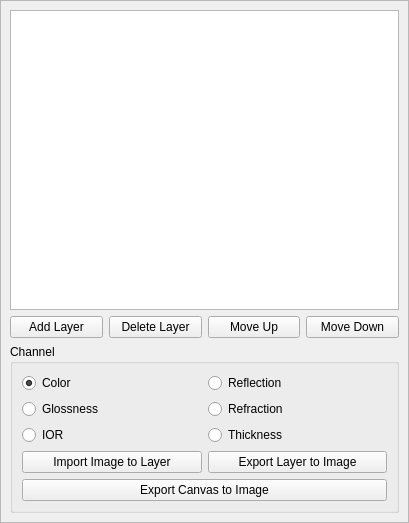
<?xml version="1.0" encoding="UTF-8"?>
<ui version="4.0">
 <class>MaterialLayer</class>
 <widget class="QScrollArea" name="MaterialLayer">
  <property name="geometry">
   <rect>
    <x>0</x>
    <y>0</y>
    <width>409</width>
    <height>523</height>
   </rect>
  </property>
  <property name="windowTitle">
   <string>Layer</string>
  </property>
  <property name="widgetResizable">
   <bool>true</bool>
  </property>
  <widget class="QWidget" name="scrollAreaWidgetContents">
   <property name="geometry">
    <rect>
     <x>0</x>
     <y>0</y>
     <width>407</width>
     <height>521</height>
    </rect>
   </property>
   <layout class="QVBoxLayout" name="verticalLayout">
    <item>
     <widget class="QListWidget" name="layerList">
      <property name="font">
       <font>
        <pointsize>8</pointsize>
       </font>
      </property>
      <property name="alternatingRowColors">
       <bool>false</bool>
      </property>
      <property name="selectionBehavior">
       <enum>QAbstractItemView::SelectRows</enum>
      </property>
      <property name="viewMode">
       <enum>QListView::ListMode</enum>
      </property>
      <property name="selectionRectVisible">
       <bool>true</bool>
      </property>
     </widget>
    </item>
    <item>
     <layout class="QHBoxLayout" name="horizontalLayout">
      <item>
       <widget class="QPushButton" name="addLayerButton">
        <property name="text">
         <string>Add Layer</string>
        </property>
       </widget>
      </item>
      <item>
       <widget class="QPushButton" name="deleteLayerButton">
        <property name="text">
         <string>Delete Layer</string>
        </property>
       </widget>
      </item>
      <item>
       <widget class="QPushButton" name="moveUpButton">
        <property name="text">
         <string>Move Up</string>
        </property>
       </widget>
      </item>
      <item>
       <widget class="QPushButton" name="moveDownButton">
        <property name="text">
         <string>Move Down</string>
        </property>
       </widget>
      </item>
     </layout>
    </item>
    <item>
     <widget class="QGroupBox" name="channelGroupBox">
      <property name="title">
       <string>Channel</string>
      </property>
      <layout class="QGridLayout" name="gridLayout">
       <item row="0" column="0">
        <widget class="QRadioButton" name="colorBox">
         <property name="text">
          <string>Color</string>
         </property>
         <property name="checked">
          <bool>true</bool>
         </property>
        </widget>
       </item>
       <item row="0" column="1">
        <widget class="QRadioButton" name="reflectionBox">
         <property name="text">
          <string>Reflection</string>
         </property>
        </widget>
       </item>
       <item row="1" column="0">
        <widget class="QRadioButton" name="glossnessBox">
         <property name="text">
          <string>Glossness</string>
         </property>
        </widget>
       </item>
       <item row="1" column="1">
        <widget class="QRadioButton" name="refractionBox">
         <property name="text">
          <string>Refraction</string>
         </property>
        </widget>
       </item>
       <item row="2" column="0">
        <widget class="QRadioButton" name="iorBox">
         <property name="text">
          <string>IOR</string>
         </property>
        </widget>
       </item>
       <item row="2" column="1">
        <widget class="QRadioButton" name="thicknessBox">
         <property name="text">
          <string>Thickness</string>
         </property>
        </widget>
       </item>
       <item row="3" column="0" colspan="2">
        <layout class="QHBoxLayout" name="horizontalLayout_2">
         <item>
          <widget class="QPushButton" name="importChannelButton">
           <property name="text">
            <string>Import Image to Layer</string>
           </property>
          </widget>
         </item>
         <item>
          <widget class="QPushButton" name="exportImageButton">
           <property name="text">
            <string>Export Layer to Image</string>
           </property>
          </widget>
         </item>
        </layout>
       </item>
       <item row="4" column="0" colspan="2">
        <widget class="QPushButton" name="exportFinalImageButton">
         <property name="text">
          <string>Export Canvas to Image</string>
         </property>
        </widget>
       </item>
      </layout>
     </widget>
    </item>
   </layout>
  </widget>
 </widget>
 <resources/>
 <connections/>
</ui>
